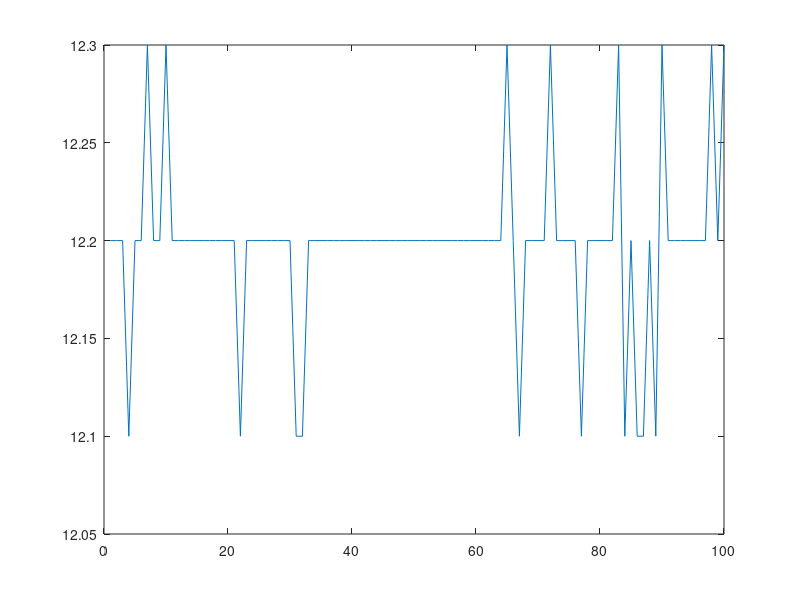

The MATLAB script that drew this image:
% ASEN-6015 HWK #2 question 1 part b

close all
clear
g = 32.174;         % gravitational accel
% Simulation parameters
nt = 3 * g;         % acceleration of target
N = 4;  % guidance gain
he = deg2rad(30);   % heading error
augmented = true;
dt = 0.1;
dtfine = 0.001;
numsims = 100;   % number of siimulations

sigsq = 0.3;        % random error in tgo (sigma squared)
sigma = sqrt(sigsq);
% Constants
vm = 3000;      % Missile velocity (ft/s)
vt = 1000;      % Target velocity (ft/s)
R0 = 40000;     % Initial range (ft)


for j = 1:numsims
    % Initial conditions
    xm(1,j) = 0;        % Missile initial x position (ft)
    ym(1,j) = 0;        % Missile initial y position (ft)
    xt(1,j) = R0;       % Target initial x position (ft)
    yt(1,j) = 0;        % Target initial y position (ft)
    beta = 0;       % Target FPA
    i = 1;

    % Target velocity components
    Vtx(i,j) = -vt*cos(beta);
    Vty(i,j) = vt*sin(beta);
    
    % Relative positions
    Rx(i,j) = xt(i,j) - xm(i,j);
    Ry(i,j) = yt(i,j) - ym(i,j);
    R(i,j) = sqrt(Rx(i,j)^2 + Ry(i,j)^2);
    
    % calculate angles
    lambda = atan2(Ry(i,j),Rx(i,j));
    L = asin(vt*sin(beta+lambda)/vm);  
    theta = lambda + L;

    % mission velocity
    Vmx(i,j) = vm*cos(theta + he);
    Vmy(i,j) = vm*sin(theta + he);
    Vx = Vtx(i,j) - Vmx(i,j);     % relative velocity, x_hat
    Vy = Vty(i,j) - Vmy(i,j);     % relative velocity, y_hat
    Vc = -(Rx(i,j)*Vx + Ry(i,j)*Vy)/R(i,j);  % closing velocity
    lambdad = (Rx(i,j)*Vy-Ry(i,j)*Vx)/(R(i,j)^2);
    tgoerr = sigma*randn;
    tgo = R(i,j)/Vc + tgoerr;
    ZEM = Vc * tgo;

    T(i,j) = 0;
    while Vc > 0
        % Simulation loop for different guidance laws and initial conditions       
        i= i+1;
        if Vc <=100
            dt = dtfine;
        end
        if augmented
            nc(i) = N*ZEM/tgo^2 + 0.5*N*nt;
        else
            nc(i) = N*Vc*lambdad;
            %nc(i) = N*ZEM/tgo^2;
        end
        % acceleration components
        amx = -nc*sin(lambda);
        amy = nc*cos(lambda);
        
        betad = nt/vt;
        beta = beta + dt*betad;
        Vtx(i) = -vt*cos(beta);
        Vty(i) = vt*sin(beta);  
        Vmx(i) = Vmx(i-1) + dt*amx(i);
        Vmy(i) = Vmy(i-1) + dt*amy(i);
        
        xt(i) = xt(i-1) + dt*Vtx(i);
        yt(i) = yt(i-1) + dt*Vty(i);
        xm(i) = xm(i-1) + dt*Vmx(i);
        ym(i) = ym(i-1) + dt*Vmy(i);
        Rx(i) = xt(i) - xm(i);
        Ry(i) = yt(i) - ym(i);
        R(i) = sqrt(Rx(i)^2 + Ry(i)^2);
        Vx = Vtx(i) - Vmx(i);
        Vy = Vty(i) - Vmy(i);
        lambda = atan2(Ry(i),Rx(i));
        lambdad = (Rx(i)*Vy-Ry(i)*Vx)/(R(i)^2);
        T(i) = T(i-1) + dt;
        % Calculate closing velocity
        Vc = -(Rx(i)*Vx + Ry(i)*Vy)/R(i);     
        tgo = R(i)/Vc +tgoerr;
        ZEM = tgo * (Rx(i)*Vy - Ry(i)*Vx)/R(i);
    end
    ZEMfinal(j) = ZEM;
    Vcfinal(j) = Vc;
    Tcollision(j) = T(i);
end
   dev = std(ZEMfinal)
plot(1:length(Tcollision),Tcollision)


% % Plot results for PN
% figure(1);
% subplot(3, 1, 1);
% plot(T,nc/g);
% xlabel('Time (s)');
% ylabel('Acceleration - n_c (g''s)');
% title('ProNav Control Acceleration n_c (ft/s^2)');
% grid on;
% 
% 
% subplot(3,1,2);
% plot(T,ym);
% xlabel('Time (s)');
% ylabel('Vertical Position - y (m)');
% title('ProNav Vertical Displacement (ft)');
% grid on;
% 
% subplot(3,1,3);
% plot(T,Vmy);
% title('ProNav Missile Vertical Velocity - \Deltay (ft/s)');
% xlabel('Time (s)');
% ylabel('Vertical Velocity (ft/s)')
% 
% figure(2)
% plot(xt,yt,xm,ym);
% legend('Target','Missile');
% title('ProNav Collision Path N=4');
% xlabel('Horizontal Position (ft)');
% ylabel('Vertical Position (ft)');
% 
